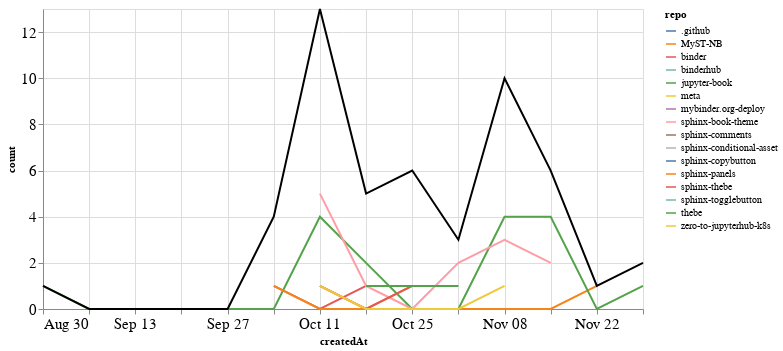

This figure's notebook cell:
### Markdown cell above
## PRs

### Code cell
prs_time = prs.groupby('repo').resample('W', on='createdAt').count()['author'].reset_index()
prs_time = prs_time.rename(columns={'author': 'count'})
prs_time_total = prs_time.groupby('createdAt').agg({"count": "sum"}).reset_index()

ch1 = alt.Chart(prs_time, width=600).mark_line().encode(
    x='createdAt',
    y='count',
    color='repo',
    tooltip="repo"
)

ch2 = alt.Chart(prs_time_total, width=600).mark_line(color="black").encode(
    x='createdAt',
    y='count',
)

ch1 + ch2

### Figure 1 — Vega-Lite specification as saved in the notebook (floating-point values rounded to 4 significant figures)
{"config": {"axisLeft": {"labelFontSize": 15}, "axisBottom": {"labelFontSize": 15}}, "layer": [{"data": {"name": "data-8b2c17de285009a788a800a1ced13f89"}, "mark": "line", "encoding": {"color": {"type": "nominal", "field": "repo"}, "tooltip": {"type": "nominal", "field": "repo"}, "x": {"type": "temporal", "field": "createdAt"}, "y": {"type": "quantitative", "field": "count"}}, "width": 600}, {"data": {"name": "data-85e6988393c66005fc46db670647964b"}, "mark": {"type": "line", "color": "black"}, "encoding": {"x": {"type": "temporal", "field": "createdAt"}, "y": {"type": "quantitative", "field": "count"}}, "width": 600}], "$schema": "https://vega.github.io/schema/vega-lite/v4.8.1.json", "datasets": {"data-8b2c17de285009a788a800a1ced13f89": [{"repo": ".github", "createdAt": "2020-11-08T00:00:00", "count": 1}, {"repo": "MyST-NB", "createdAt": "2020-10-11T00:00:00", "count": 1}, {"repo": "MyST-NB", "createdAt": "2020-10-18T00:00:00", "count": 0}, {"repo": "MyST-NB", "createdAt": "2020-10-25T00:00:00", "count": 0}, {"repo": "MyST-NB", "createdAt": "2020-11-01T00:00:00", "count": 0}, {"repo": "MyST-NB", "createdAt": "2020-11-08T00:00:00", "count": 0}, {"repo": "MyST-NB", "createdAt": "2020-11-15T00:00:00", "count": 0}, {"repo": "MyST-NB", "createdAt": "2020-11-22T00:00:00", "count": 1}, {"repo": "binder", "createdAt": "2020-10-04T00:00:00", "count": 1}, {"repo": "binder", "createdAt": "2020-10-11T00:00:00", "count": 0}, {"repo": "binder", "createdAt": "2020-10-18T00:00:00", "count": 1}, {"repo": "binderhub", "createdAt": "2020-10-04T00:00:00", "count": 1}, {"repo": "jupyter-book", "createdAt": "2020-08-30T00:00:00", "count": 1}, {"repo": "jupyter-book", "createdAt": "2020-09-06T00:00:00", "count": 0}, {"repo": "jupyter-book", "createdAt": "2020-09-13T00:00:00", "count": 0}, {"repo": "jupyter-book", "createdAt": "2020-09-20T00:00:00", "count": 0}, {"repo": "jupyter-book", "createdAt": "2020-09-27T00:00:00", "count": 0}, {"repo": "jupyter-book", "createdAt": "2020-10-04T00:00:00", "count": 0}, {"repo": "jupyter-book", "createdAt": "2020-10-11T00:00:00", "count": 4}, {"repo": "jupyter-book", "createdAt": "2020-10-18T00:00:00", "count": 2}, {"repo": "jupyter-book", "createdAt": "2020-10-25T00:00:00", "count": 0}, {"repo": "jupyter-book", "createdAt": "2020-11-01T00:00:00", "count": 0}, {"repo": "jupyter-book", "createdAt": "2020-11-08T00:00:00", "count": 4}, {"repo": "jupyter-book", "createdAt": "2020-11-15T00:00:00", "count": 4}, {"repo": "jupyter-book", "createdAt": "2020-11-22T00:00:00", "count": 0}, {"repo": "jupyter-book", "createdAt": "2020-11-29T00:00:00", "count": 1}, {"repo": "meta", "createdAt": "2020-11-29T00:00:00", "count": 1}, {"repo": "mybinder.org-deploy", "createdAt": "2020-10-11T00:00:00", "count": 1}, {"repo": "sphinx-book-theme", "createdAt": "2020-10-11T00:00:00", "count": 5}, {"repo": "sphinx-book-theme", "createdAt": "2020-10-18T00:00:00", "count": 1}, {"repo": "sphinx-book-theme", "createdAt": "2020-10-25T00:00:00", "count": 0}, {"repo": "sphinx-book-theme", "createdAt": "2020-11-01T00:00:00", "count": 2}, {"repo": "sphinx-book-theme", "createdAt": "2020-11-08T00:00:00", "count": 3}, {"repo": "sphinx-book-theme", "createdAt": "2020-11-15T00:00:00", "count": 2}, {"repo": "sphinx-comments", "createdAt": "2020-10-04T00:00:00", "count": 1}, {"repo": "sphinx-conditional-asset", "createdAt": "2020-10-25T00:00:00", "count": 2}, {"repo": "sphinx-copybutton", "createdAt": "2020-11-08T00:00:00", "count": 1}, {"repo": "sphinx-panels", "createdAt": "2020-10-04T00:00:00", "count": 1}, {"repo": "sphinx-panels", "createdAt": "2020-10-11T00:00:00", "count": 0}, {"repo": "sphinx-panels", "createdAt": "2020-10-18T00:00:00", "count": 0}, {"repo": "sphinx-panels", "createdAt": "2020-10-25T00:00:00", "count": 1}, {"repo": "sphinx-thebe", "createdAt": "2020-10-11T00:00:00", "count": 1}, {"repo": "sphinx-thebe", "createdAt": "2020-10-18T00:00:00", "count": 0}, {"repo": "sphinx-thebe", "createdAt": "2020-10-25T00:00:00", "count": 1}, {"repo": "sphinx-togglebutton", "createdAt": "2020-10-25T00:00:00", "count": 1}, {"repo": "thebe", "createdAt": "2020-10-18T00:00:00", "count": 1}, {"repo": "thebe", "createdAt": "2020-10-25T00:00:00", "count": 1}, {"repo": "thebe", "createdAt": "2020-11-01T00:00:00", "count": 1}, {"repo": "zero-to-jupyterhub-k8s", "createdAt": "2020-10-11T00:00:00", "count": 1}, {"repo": "zero-to-jupyterhub-k8s", "createdAt": "2020-10-18T00:00:00", "count": 0}, {"repo": "zero-to-jupyterhub-k8s", "createdAt": "2020-10-25T00:00:00", "count": 0}, {"repo": "zero-to-jupyterhub-k8s", "createdAt": "2020-11-01T00:00:00", "count": 0}, {"repo": "zero-to-jupyterhub-k8s", "createdAt": "2020-11-08T00:00:00", "count": 1}], "data-85e6988393c66005fc46db670647964b": [{"createdAt": "2020-08-30T00:00:00", "count": 1}, {"createdAt": "2020-09-06T00:00:00", "count": 0}, {"createdAt": "2020-09-13T00:00:00", "count": 0}, {"createdAt": "2020-09-20T00:00:00", "count": 0}, {"createdAt": "2020-09-27T00:00:00", "count": 0}, {"createdAt": "2020-10-04T00:00:00", "count": 4}, {"createdAt": "2020-10-11T00:00:00", "count": 13}, {"createdAt": "2020-10-18T00:00:00", "count": 5}, {"createdAt": "2020-10-25T00:00:00", "count": 6}, {"createdAt": "2020-11-01T00:00:00", "count": 3}, {"createdAt": "2020-11-08T00:00:00", "count": 10}, {"createdAt": "2020-11-15T00:00:00", "count": 6}, {"createdAt": "2020-11-22T00:00:00", "count": 1}, {"createdAt": "2020-11-29T00:00:00", "count": 2}]}}
